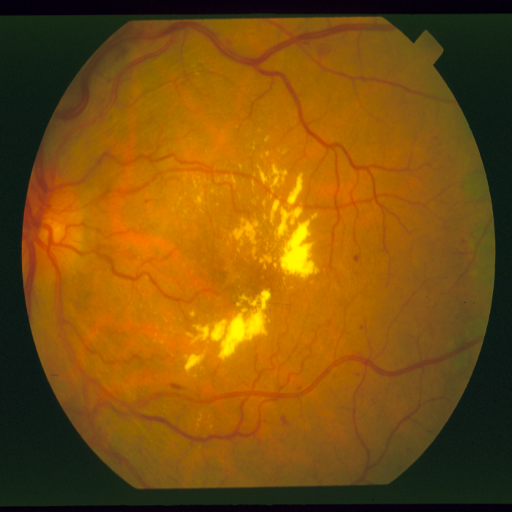
#> input picture Dno-oka/images/input/im0001.ppm, 512 x 512 px
$ python -i image.py   (imports and definitions only)   (older library calls are emulated)
#> lines starting #> are read from the running program, lines starting #| are printed output that depends on the picture; after the words box and inside, x2 and y2 are one past the last pixel; in counts of white or black regions, pixels touching at a corner belong together
#> further down, picture is the input picture: shape (512, 512, 3); mean B, G, R 12.4, 80.5, 125.7
import cv2
import numpy as np
from sklearn.neighbors import KNeighborsClassifier
#from skimage import morphology

def image_processing(image):
    # konwersja na obraz szary
    img_gray = cv2.cvtColor(image, cv2.COLOR_BGR2GRAY)
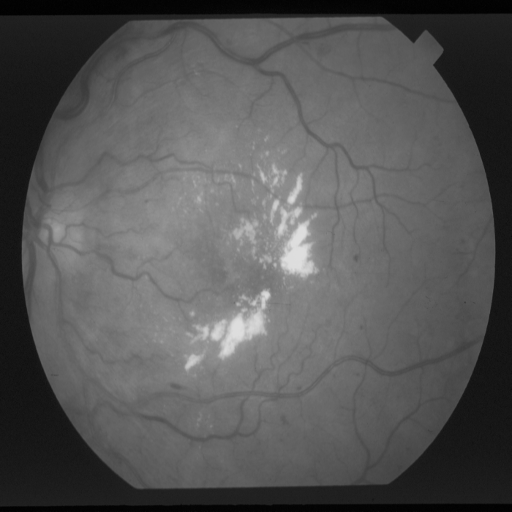
#> img_gray: shape (512, 512); min 0, max 222, mean 86.3

    # usunięcie pikseli o bardzo ciemnym odcieniu szarości
    img_gray[img_gray < 35] = 255
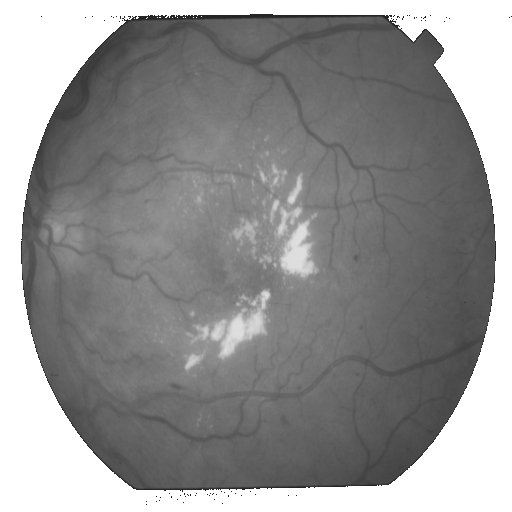
#> img_gray: shape (512, 512); min 35, max 255, mean 146.8

    img_gray = cv2.GaussianBlur(img_gray, (5, 5), 0) #usunięcie szumu

    # normalizacja wartości pikseli
    MIN, MAX = 48, 140
    norm = (img_gray - MIN) / (MAX - MIN)  # wynik to znormalizowany obraz o wartościach pikseli z przedziału 0-1
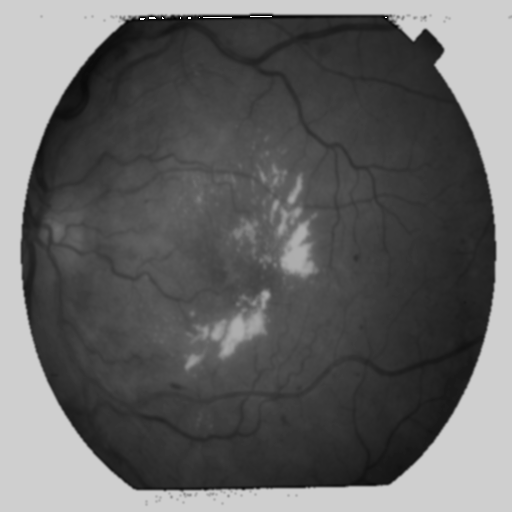
#> norm: shape (512, 512) float64; min 0, max 2.77, mean 1.07; drawn with min black and max white
    norm = np.clip(norm, 0, 1) * 255  # ograniczenia wartości pikseli w znormalizowanym obrazie do przedziału 0-1,
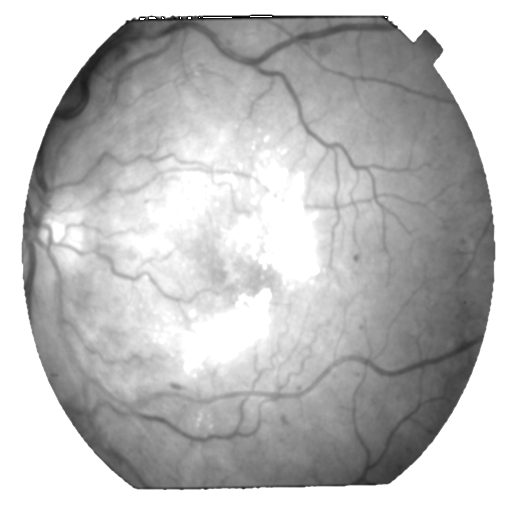
#> norm: shape (512, 512) float64; min 0, max 255, mean 189.7
                                      # mnozymy *255, aby uzyskać wartości pikseli z zakresu 0-255

    kernel_size = 5
    padded_image = np.pad(norm, (kernel_size // 2, kernel_size // 2))
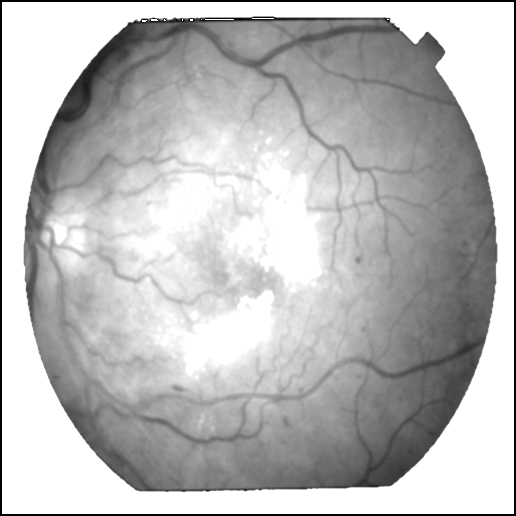
#> padded_image: shape (516, 516) float64; min 0, max 255, mean 186.8
    filtered_image = np.zeros_like(norm)
    for i in range(kernel_size // 2, padded_image.shape[0] - kernel_size // 2):
        for j in range(kernel_size // 2, padded_image.shape[1] - kernel_size // 2):
            filtered_image[i - kernel_size // 2, j - kernel_size // 2] = np.median(padded_image[i - kernel_size // 2:i + kernel_size // 2 + 1, j - kernel_size // 2:j + kernel_size // 2 + 1])

    #ret, filtered_image = cv2.threshold(filtered_image, 127, 255, cv2.ADAPTIVE_THRESH_MEAN_C)
    #filtered_image = cv2.cvtColor(filtered_image, cv2.COLOR_BGR2GRAY)
    filtered_image = filtered_image.astype(np.uint8)
    #thresh2 = cv2.adaptiveThreshold(filtered_image, 255, cv2.ADAPTIVE_THRESH_GAUSSIAN_C, cv2.THRESH_BINARY, 199, 5)
    filtered_image = cv2.adaptiveThreshold(filtered_image, 255, cv2.ADAPTIVE_THRESH_GAUSSIAN_C, cv2.THRESH_BINARY, 11, 2) #progowanie rozkład Gaussa
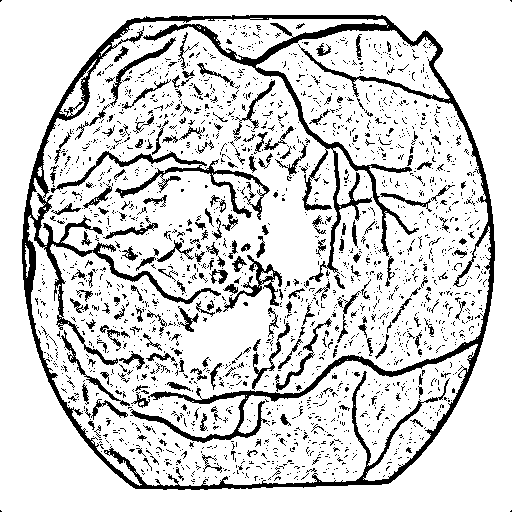
#> filtered_image: shape (512, 512); 83.5% white; 2192 black regions (1974 under 20 px), largest, box (x1, y1, x2, y2) and area: (22, 15, 495, 490) 20222, (51, 151, 270, 220) 1967, (223, 255, 282, 312) 709
    #thresh4 = cv2.adaptiveThreshold(filtered_image, 255, cv2.ADAPTIVE_THRESH_MEAN_C, cv2.THRESH_BINARY, 11, 2)
    #retOtsu, thresh5 = cv2.threshold(filtered_image, 0, 255, cv2.THRESH_BINARY + cv2.THRESH_OTSU)

    kernel = np.ones((3, 3), np.uint8)
    #filtered_image = cv2.erode(thresh3, kernel, iterations=1)
    #filtered_image = cv2.dilate(thresh3, kernel, iterations=1)
    #filtered_image = cv2.morphologyEx(thresh3, cv2.MORPH_OPEN, kernel)
    filtered_image = cv2.morphologyEx(filtered_image, cv2.MORPH_CLOSE, kernel) #zamknięcie
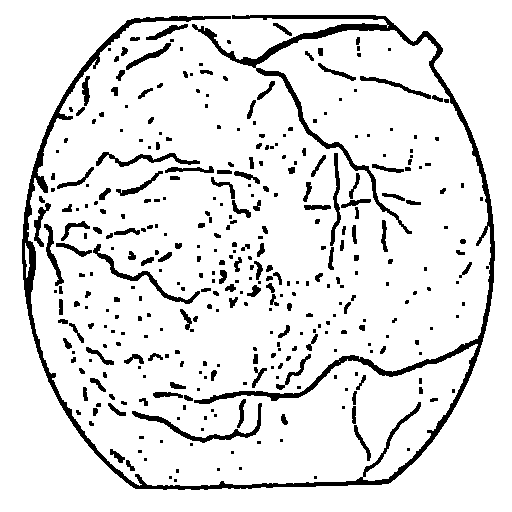
#> filtered_image: shape (512, 512); 89.6% white; 363 black regions (194 under 20 px), largest, box (x1, y1, x2, y2) and area: (22, 15, 495, 490) 12296, (132, 403, 262, 443) 723, (93, 244, 200, 304) 629
    # [7 lines of commented-out code are left out]


    length = len(filtered_image)
#> length = 512
    for i in range(length):
        for j in range(len(filtered_image[i])):
            if filtered_image[i][j] == 255:
                filtered_image[i][j] = 0
            else:
                filtered_image[i][j] = 255

    return filtered_image

>>> import cv2
>>> picture = cv2.imread('images/input/im0001.ppm')
>>> result = image_processing(picture)

$ run again, on Dno-oka/images/input/im0003.ppm
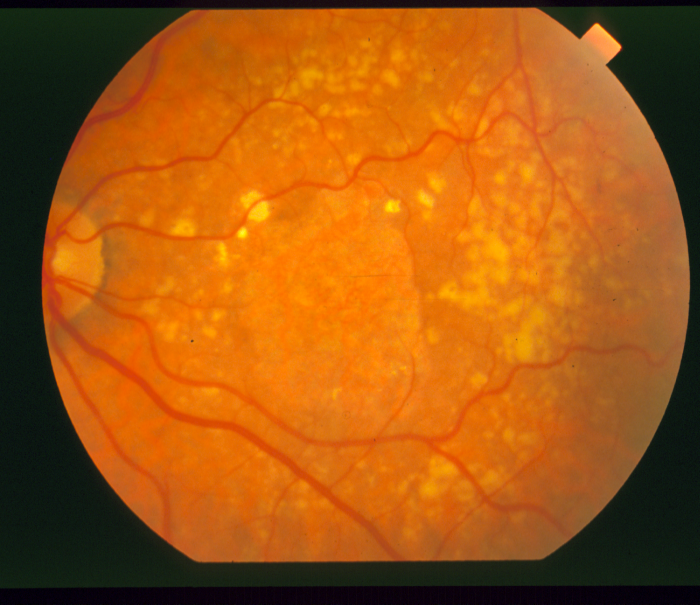
#> input picture Dno-oka/images/input/im0003.ppm, 700 x 605 px
#> picture is the input picture: shape (605, 700, 3); mean B, G, R 16.7, 87, 162.1
#> in image_processing, `filtered_image = cv2.adaptiveThreshold(filtered_image, 255, cv2.ADAPTI..`:
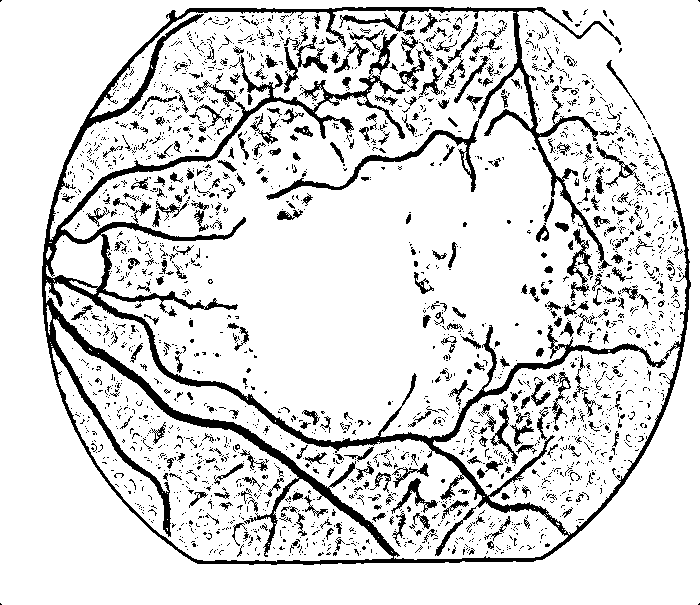
#> filtered_image: shape (605, 700); 85.8% white; 2466 black regions (2129 under 20 px), largest, box (x1, y1, x2, y2) and area: (42, 7, 691, 565) 31774, (567, 229, 593, 302) 543, (391, 478, 438, 514) 378
#> in image_processing, `filtered_image = cv2.morphologyEx(filtered_image, cv2.MORPH_CLOSE, ker..`:
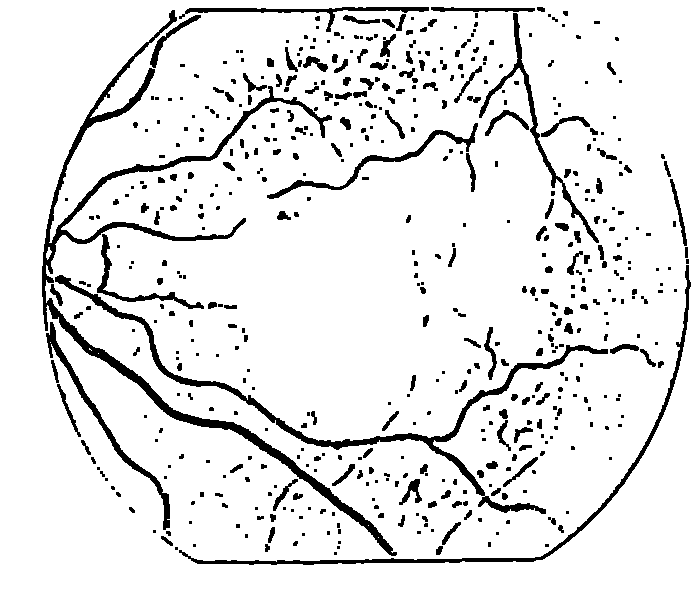
#> filtered_image: shape (605, 700); 90.9% white; 541 black regions (300 under 20 px), largest, box (x1, y1, x2, y2) and area: (42, 10, 397, 556) 8627, (55, 275, 608, 514) 4671, (179, 265, 691, 565) 2705
#> length = 605

$ run again, on Dno-oka/images/input/im0004.ppm
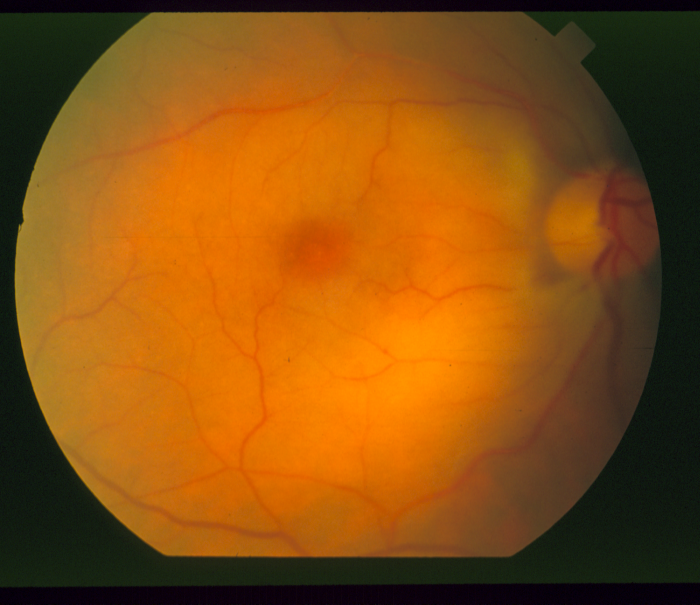
#> input picture Dno-oka/images/input/im0004.ppm, 700 x 605 px
#> picture is the input picture: shape (605, 700, 3); mean B, G, R 16.5, 79.5, 135.8
#> in image_processing, `filtered_image = cv2.adaptiveThreshold(filtered_image, 255, cv2.ADAPTI..`:
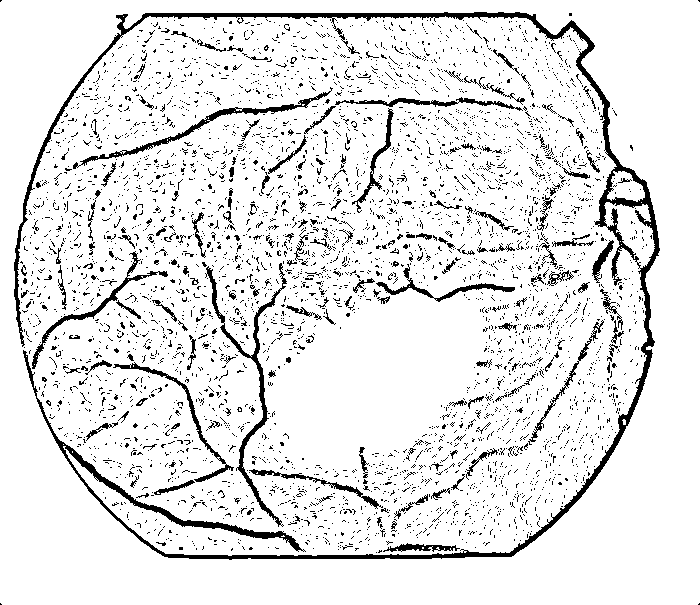
#> filtered_image: shape (605, 700); 90.2% white; 4353 black regions (4165 under 20 px), largest, box (x1, y1, x2, y2) and area: (14, 12, 660, 560) 11820, (205, 263, 287, 527) 1667, (73, 87, 333, 169) 1196
#> in image_processing, `filtered_image = cv2.morphologyEx(filtered_image, cv2.MORPH_CLOSE, ker..`:
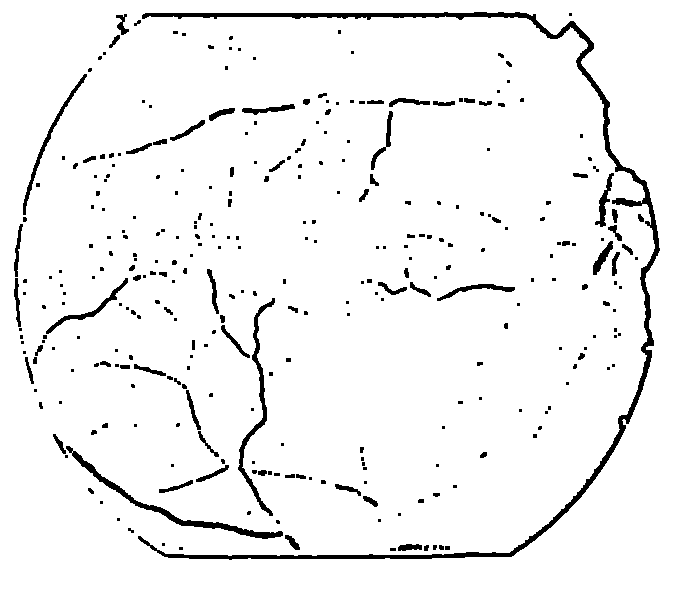
#> filtered_image: shape (605, 700); 95.3% white; 317 black regions (206 under 20 px), largest, box (x1, y1, x2, y2) and area: (138, 12, 660, 560) 6974, (66, 446, 283, 539) 1352, (238, 298, 275, 516) 1065
#> length = 605
